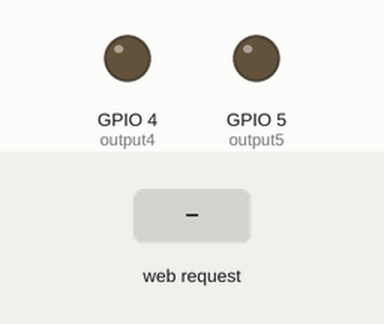
The sketch below on a simulated ESP8266 (Wemos D1 mini). Shown: output pins drawn as LEDs (lit = HIGH). Inputs (shaded band) come from the test bench. WiFi joins after 1.5 s; servers stay silent unless stated; what the sketch prints to the serial monitor is not drawn.

Above: at 2.7 s.
2.8 s: HTTP request GET /5/on received
At 4.0 s:
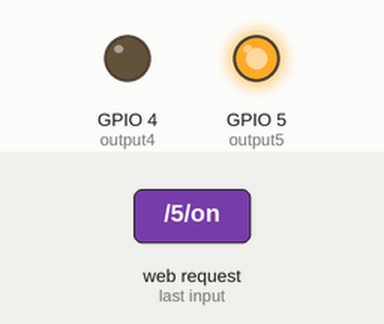
4.3 s: HTTP request GET /4/on received
At 5.3 s:
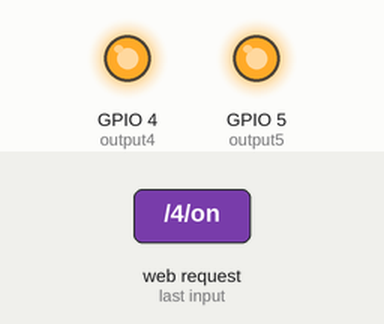
5.8 s: HTTP request GET /5/off received
At 6.4 s:
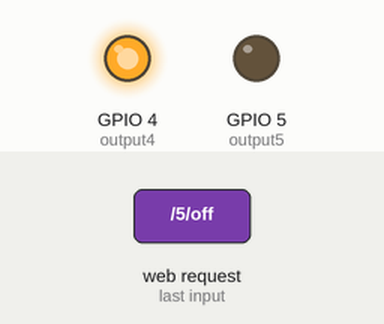
7.3 s: HTTP request GET /4/off received
At 7.6 s:
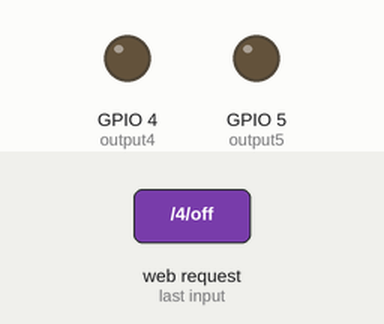
Timing chart, 0 to 9.8 s (numbered marks = the images above; inputs shaded):
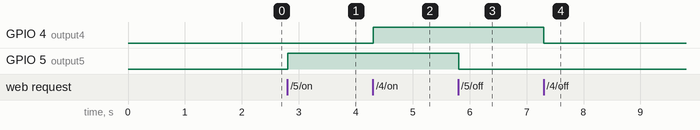

The sketch:

tank-L298N.ino
```cpp
#include <Arduino.h>
#include <SoftwareSerial.h>
#include <Wire.h>

// Load Wi-Fi library
#include <ESP8266WiFi.h>

// Replace with your network credentials
const char* ssid     = "orange";
const char* password = "87511222333";

// Set web server port number to 80
WiFiServer server(80);

// Variable to store the HTTP request
String header;

// Auxiliar variables to store the current output state
String output5State = "off";
String output4State = "off";

// Assign output variables to GPIO pins
const int output5 = 5;
const int output4 = 4;

// Current time
unsigned long currentTime = millis();
// Previous time
unsigned long previousTime = 0;
// Define timeout time in milliseconds (example: 2000ms = 2s)
const long timeoutTime = 2000;


int curSpeed = 200;

int ENA = 5;
int IN1 = 3;
int IN2 = 4;

int ENB = 8;
int IN3 = 6;
int IN4 = 7;


// int back_led = 13;
// int front_led = 12;

void setup() {
  Serial.begin(115200);
  // Initialize the output variables as outputs
  pinMode(output5, OUTPUT);
  pinMode(output4, OUTPUT);
  // Set outputs to LOW
  digitalWrite(output5, LOW);
  digitalWrite(output4, LOW);

  // Connect to Wi-Fi network with SSID and password
  Serial.print("Connecting to ");
  Serial.println(ssid);
  WiFi.begin(ssid, password);
  while (WiFi.status() != WL_CONNECTED) {
    delay(500);
    Serial.print(".");
  }
  // Print local IP address and start web server
  Serial.println("");
  Serial.println("WiFi connected.");
  Serial.println("IP address: ");
  Serial.println(WiFi.localIP());
  server.begin();

  // Back motor
//  pinMode(IN1, OUTPUT);
//  pinMode(IN2, OUTPUT);

  // Front motor
//  pinMode(IN3, OUTPUT);
//  pinMode(IN4, OUTPUT);

  // back and front leds
  // pinMode(back_led, OUTPUT);
  // pinMode(front_led, OUTPUT);
}

void loop() {

  WiFiClient client = server.available();   // Listen for incoming clients

  if (client) {                             // If a new client connects,
    Serial.println("New Client.");          // print a message out in the serial port
    String currentLine = "";                // make a String to hold incoming data from the client
    currentTime = millis();
    previousTime = currentTime;
    while (client.connected() && currentTime - previousTime <= timeoutTime) { // loop while the client's connected
      currentTime = millis();
      if (client.available()) {             // if there's bytes to read from the client,
        char c = client.read();             // read a byte, then
        Serial.write(c);                    // print it out the serial monitor
        header += c;
        if (c == '\n') {                    // if the byte is a newline character
          // if the current line is blank, you got two newline characters in a row.
          // that's the end of the client HTTP request, so send a response:
          if (currentLine.length() == 0) {
            // HTTP headers always start with a response code (e.g. HTTP/1.1 200 OK)
            // and a content-type so the client knows what's coming, then a blank line:
            client.println("HTTP/1.1 200 OK");
            client.println("Content-type:text/html");
            client.println("Connection: close");
            client.println();

            // turns the GPIOs on and off
            if (header.indexOf("GET /5/on") >= 0) {
              Serial.println("GPIO 5 on");
              output5State = "on";
              digitalWrite(output5, HIGH);
            } else if (header.indexOf("GET /5/off") >= 0) {
              Serial.println("GPIO 5 off");
              output5State = "off";
              digitalWrite(output5, LOW);
            } else if (header.indexOf("GET /4/on") >= 0) {
              Serial.println("GPIO 4 on");
              output4State = "on";
              digitalWrite(output4, HIGH);
            } else if (header.indexOf("GET /4/off") >= 0) {
              Serial.println("GPIO 4 off");
              output4State = "off";
              digitalWrite(output4, LOW);
            }

            // Display the HTML web page
            client.println("<!DOCTYPE html><html>");
            client.println("<head><meta name=\"viewport\" content=\"width=device-width, initial-scale=1\">");
            client.println("<link rel=\"icon\" href=\"data:,\">");
            // CSS to style the on/off buttons
            // Feel free to change the background-color and font-size attributes to fit your preferences
            client.println("<style>html { font-family: Helvetica; display: inline-block; margin: 0px auto; text-align: center;}");
            client.println(".button { background-color: #195B6A; border: none; color: white; padding: 16px 40px;");
            client.println("text-decoration: none; font-size: 12px; margin: 1px; cursor: pointer;}");
            client.println(".button2 {background-color: #77878A;}</style></head>");

            // Web Page Heading
            client.println("<body><h2>ESP8266 Web Server</h2>");

            // Create a hidden 1x2 table
            client.println("<center><table border=1>");
            client.println("<tr>");

            // Left controller
            client.println("<td>");

            // Create a hidden 3x3 table
            client.println("<center><table border=1>");

            // Row 1
            client.println("<tr>");
            client.println("<td>&nbsp;</td>");
            client.println("<td>");
            // Display current state, and ON/OFF buttons for GPIO 5
            //client.println("<p>GPIO 5 - State " + output5State + "</p>");
            // If the output5State is off, it displays the ON button
            if (output5State=="off") {
              client.println("<a href=\"/5/on\"><button class=\"button\">ON</button></a>");
            } else {
              client.println("<a href=\"/5/off\"><button class=\"button button2\">OFF</button></a>");
            }
            client.println("</td>");
            client.println("<td>&nbsp;</td>");
            client.println("</tr>");

            // Row 2
            client.println("<tr>");
            client.println("<td>");
            client.println("<a href=\"/4/on\"><button class=\"button\">ON</button></a>");
            client.println("</td>");
            client.println("<td>&nbsp;");
            client.println("</td>");
            client.println("<td>");
            client.println("<a href=\"/4/on\"><button class=\"button\">ON</button></a>");
            client.println("</td>");
            client.println("</tr>");

            // Row 3
            client.println("<tr>");
            client.println("<td>&nbsp;</td>");
            client.println("<td>");
            // Display current state, and ON/OFF buttons for GPIO 4
            //client.println("<p>GPIO 4 - State " + output4State + "</p>");
            // If the output4State is off, it displays the ON button
            if (output4State=="off") {
              client.println("<a href=\"/4/on\"><button class=\"button\">ON</button></a>");
            } else {
              client.println("<a href=\"/4/off\"><button class=\"button button2\">OFF</button></a>");
            }
            client.println("</td>");
            client.println("<td>&nbsp;</td>");
            client.println("</tr>");
            client.println("</table>");
            client.println("</td>");


            // Right controller
            client.println("<td>");

            // Create a hidden 3x3 table
            client.println("<center><table border=1>");

            // Row 1
            client.println("<tr>");
            client.println("<td>&nbsp;</td>");
            client.println("<td>");
            // Display current state, and ON/OFF buttons for GPIO 5
            //client.println("<p>GPIO 5 - State " + output5State + "</p>");
            // If the output5State is off, it displays the ON button
            if (output5State=="off") {
              client.println("<a href=\"/5/on\"><button class=\"button\">ON</button></a>");
            } else {
              client.println("<a href=\"/5/off\"><button class=\"button button2\">OFF</button></a>");
            }
            client.println("</td>");
            client.println("<td>&nbsp;</td>");
            client.println("</tr>");

            // Row 2
            client.println("<tr>");
            client.println("<td>");
            client.println("<a href=\"/4/on\"><button class=\"button\">ON</button></a>");
            client.println("</td>");
            client.println("<td>&nbsp;");
            client.println("</td>");
            client.println("<td>");
            client.println("<a href=\"/4/on\"><button class=\"button\">ON</button></a>");
            client.println("</td>");
            client.println("</tr>");

            // Row 3
            client.println("<tr>");
            client.println("<td>&nbsp;</td>");
            client.println("<td>");
            // Display current state, and ON/OFF buttons for GPIO 4
            //client.println("<p>GPIO 4 - State " + output4State + "</p>");
            // If the output4State is off, it displays the ON button
            if (output4State=="off") {
              client.println("<a href=\"/4/on\"><button class=\"button\">ON</button></a>");
            } else {
              client.println("<a href=\"/4/off\"><button class=\"button button2\">OFF</button></a>");
            }
            client.println("</td>");
            client.println("<td>&nbsp;</td>");
            client.println("</tr>");
            client.println("</table>");
            client.println("</td>");

            client.println("</tr>");
            client.println("</table></center>");

            client.println("</body></html>");

            // The HTTP response ends with another blank line
            client.println();
            // Break out of the while loop
            break;
          } else { // if you got a newline, then clear currentLine
            currentLine = "";
          }
        } else if (c != '\r') {  // if you got anything else but a carriage return character,
          currentLine += c;      // add it to the end of the currentLine
        }
      }
    }
    // Clear the header variable
    header = "";
    // Close the connection
    client.stop();
    Serial.println("Client disconnected.");
    Serial.println("");
  }


// if(Serial.available() > 0){
//   char letter = Serial.read();
//   Serial.println(letter);
//
//   if(letter == 'F'){
//     Forward();
//   }
//   else if(letter == 'B'){
//     Backward();
//   }
//   else if(letter == 'R' || letter == 'I' || letter == 'J'){
//     TurnRight();
//   }
//   else if(letter == 'L' || letter == 'G' || letter == 'H'){
//     TurnLeft();
//   }
//   else if(letter == '1'){
//     ChangeSpeed(1);
//   }
//   else if(letter == '2'){
//     ChangeSpeed(2);
//   }
//
//   else if(letter == '3'){
//     ChangeSpeed(3);
//   }
//
//
//   else if(letter == '4'){
//     ChangeSpeed(4);
//   }
//
//
//   else if(letter == '5'){
//     ChangeSpeed(5);
//   }
//
//
//   else if(letter == '6'){
//     ChangeSpeed(6);
//   }
//
//
//   else if(letter == '7'){
//     ChangeSpeed(7);
//   }
//
//
//   else if(letter == '8'){
//     ChangeSpeed(8);
//   }
//
//
//   else if(letter == '9'){
//     ChangeSpeed(9);
//   }
//
//   else if(letter == 'S'){
//     Stop();
//   }
//
//   else if(letter == 'W'){
//     digitalWrite(13, HIGH);
//   }
//
//   else if(letter == 'w'){
//     digitalWrite(13, LOW);
//   }
//
//   else if(letter == 'U'){
//     digitalWrite(12, HIGH);
//   }
//
//   else if(letter == 'u'){
//     digitalWrite(12, LOW);
//   }
// }
}

void Forward()
{
 MotorB_Run(curSpeed);
}

void Backward()
{
 MotorB_Run(-curSpeed);
}

void TurnLeft()
{
 MotorF_Run(-1000);
}

void TurnRight()
{
 MotorF_Run(1000);
}

void Stop()
{
 MotorB_Run(0);
 MotorF_Run(0);
}

void ChangeSpeed(int spd)
{
 curSpeed = 100*spd;
}


void MotorB_Run(int spd){
  if (spd>0){
    digitalWrite(IN1, HIGH);
    digitalWrite(IN2, LOW);
    analogWrite(ENA, spd);
  }else{
    digitalWrite(IN1, LOW);
    digitalWrite(IN2, HIGH);
    analogWrite(ENA, -spd);
  }
}

void MotorF_Run(int spd){
  if (spd>0){
    digitalWrite(IN3, HIGH);
    digitalWrite(IN4, LOW);
    analogWrite(ENB, spd);
  }else{
    digitalWrite(IN3, LOW);
    digitalWrite(IN4, HIGH);
    analogWrite(ENB, -spd);
  }
}
```

Measured:
- after the input at 2.8 s, GPIO 5 (output5): LOW → HIGH at once
- after the input at 4.3 s, GPIO 4 (output4): LOW → HIGH at once
- after the input at 5.8 s, GPIO 5 (output5): HIGH → LOW at once
- after the input at 7.3 s, GPIO 4 (output4): HIGH → LOW at once
